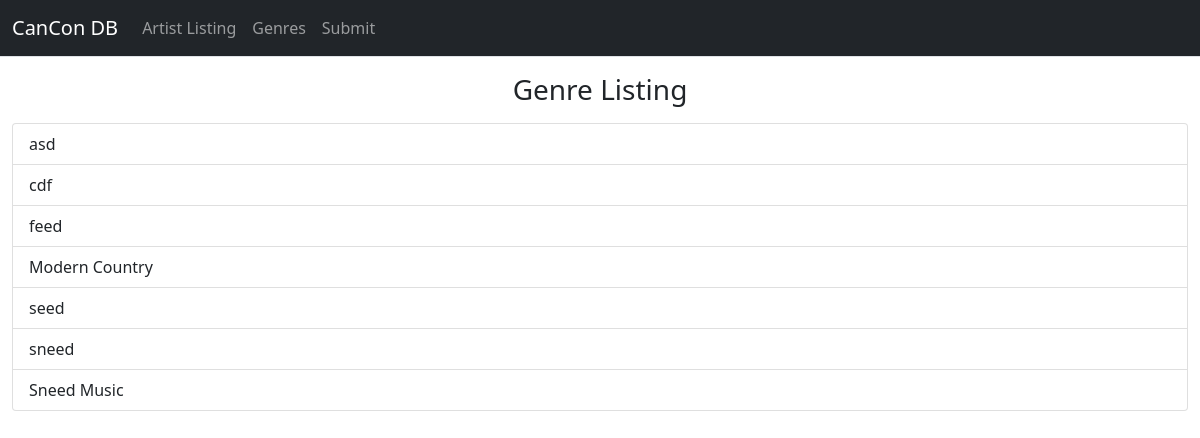
/genres/, run on an earlier commit of the app's database.
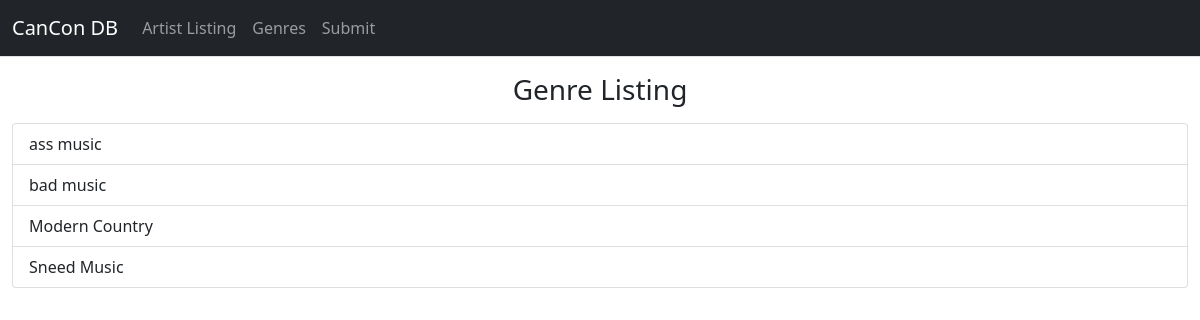
And on a later commit of the database.
### listing/views.py (the view)
# urls.py: path('genres/', views.genres),
def genres(request):
    tags = sorted(list(str(x) for x in Tag.objects.all().values_list("name", flat=True)), key=str.casefold)
    slugs = sorted(Tag.objects.all().values_list("slug", flat=True), key=str.casefold)
    genre_data = zip(tags, slugs)
    return render(request, 'genres.html', {'genre_data': genre_data})

### listing/templates/genres.html
{% extends "genericSite.html" %}
{%block body %}
    <h3 class="text-center mt-3"> Genre Listing </h3>
    <div class="list-group mt-3">
        {% for tag, slug in genre_data %}
            <a class="list-group-item list-group-item-action" href="/genres/{{ slug }}">{{ tag }}</a>
        {% endfor %}
    </div>
{% endblock body %}

### listing/templates/genericSite.html (shortened to what this page needs)
{% load static %}
<!DOCTYPE html>
<html lang="en">
    <head>
        <link href="{% static 'css/styles.css' %}" rel="stylesheet" />
    </head>
    <body>
        <div class="d-flex" id="wrapper">
            <div id="page-content-wrapper">
                <nav class="navbar navbar-expand-lg navbar-dark bg-dark border-bottom">
                    <div class="container-fluid">
                        <a class="navbar-brand" href="/"> CanCon DB </a>
                        <div class="collapse navbar-collapse" id="navbarSupportedContent">
                            <ul class="navbar-nav mt-2 mt-lg-0">
                                <li class="nav-item"><a class="nav-link" href="/artists/">Artist Listing</a></li>
                                <li class="nav-item"><a class="nav-link" href="/genres/">Genres</a></li>
                                <li class="nav-item"><a class="nav-link" href="/submit/">Submit</a></li>
                            </ul>
                        </div>
                    </div>
                </nav>
                <div class="container-fluid" id="body">
                    {% block body %}{% endblock %}
                </div>
            </div>
        </div>
    </body>
</html>

What changed in the data, as far as the page shows it:
removed Tag: tag "asd"
removed Tag: tag "cdf"
removed Tag: tag "feed"
removed Tag: tag "seed"
removed Tag: tag "sneed"
added Tag: name "ass music"
added Tag: name "bad music"
